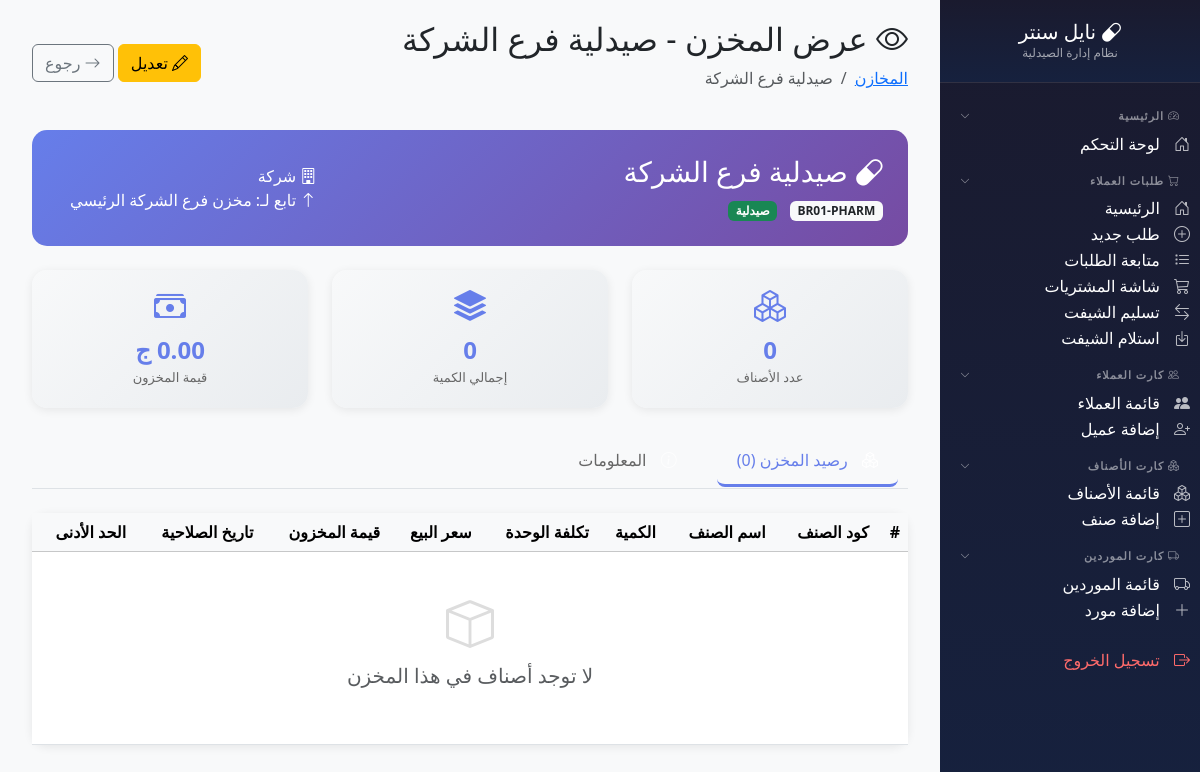
Before: /modules/inventory/stores/view.php?id=6 (signed in) with the older database file.
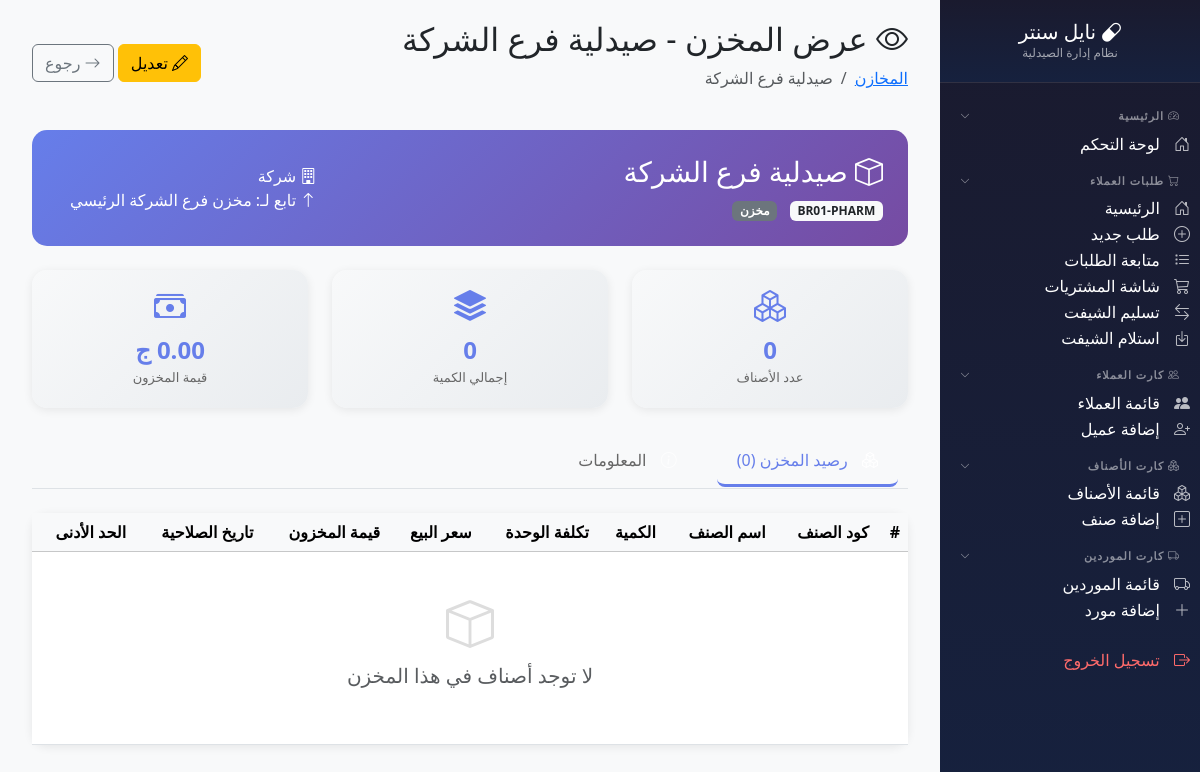
After: the same page with the newer database file.
### tables this page shows
CREATE TABLE `stores` (
  `id` int(11) NOT NULL,
  `store_code` varchar(20) NOT NULL,
  `store_name` varchar(100) NOT NULL,
  `store_type` enum('main','sub') NOT NULL DEFAULT 'sub',
  `store_category` enum('warehouse','pharmacy','expired','damaged','surplus','general') NOT NULL DEFAULT 'general',
  `branch_id` int(11) DEFAULT NULL,
  `parent_store_id` int(11) DEFAULT NULL,
  `is_active` tinyint(1) DEFAULT 1,
  `notes` text DEFAULT NULL,
  `created_by` int(11) DEFAULT NULL,
  `created_at` timestamp NOT NULL DEFAULT current_timestamp(),
  `updated_at` timestamp NOT NULL DEFAULT current_timestamp() ON UPDATE current_timestamp()
);

CREATE TABLE `branches` (
  `id` int(11) NOT NULL,
  `branch_code` varchar(20) NOT NULL,
  `branch_name` varchar(100) NOT NULL,
  `address` varchar(200) DEFAULT NULL,
  `phone` varchar(20) DEFAULT NULL,
  `is_active` tinyint(1) DEFAULT 1,
  `created_at` timestamp NOT NULL DEFAULT current_timestamp()
);

### modules/inventory/stores/view.php (the view, shortened to what the changed rows need)
<?php
$db = getDB();
$store_id = intval($_GET['id'] ?? 0);
$stmt = $db->prepare("
    SELECT s.*, b.branch_name, p.store_name as parent_store_name, p.store_type as parent_type
    FROM stores s
    LEFT JOIN branches b ON s.branch_id = b.id
    LEFT JOIN stores p ON s.parent_store_id = p.id
    WHERE s.id = ?
");
$stmt->execute([$store_id]);
$store = $stmt->fetch();
$type_labels = [
    'central_main' => ['مخزن رئيسي مركزي', 'bi-building', 'primary'],
    'branch_main' => ['مخزن رئيسي فرعي', 'bi-shop', 'info'],
    'sub_store' => ['مخزن فرعي', 'bi-box', 'secondary'],
    'pharmacy' => ['صيدلية', 'bi-capsule', 'success'],
    'warehouse' => ['مستودع', 'bi-box-seam', 'warning'],
    'damaged' => ['مخزن تالف', 'bi-trash', 'danger'],
    'expired' => ['مخزن هالك', 'bi-exclamation-triangle', 'dark']
];
$type_info = $type_labels[$store['store_type']] ?? ['مخزن', 'bi-box', 'secondary'];
$page_title = 'عرض المخزن - ' . $store['store_name'];
?>
<!DOCTYPE html>
<html lang="ar" dir="rtl">
<head>
    <link href="https://cdn.jsdelivr.net/npm/bootstrap@5.3.2/dist/css/bootstrap.rtl.min.css" rel="stylesheet">
    <link href="https://cdn.jsdelivr.net/npm/bootstrap-icons@1.11.1/font/bootstrap-icons.css" rel="stylesheet">
</head>
<body style="margin: 0; padding: 0;">
    <div class="main-content" style="margin-right: 260px; padding: 20px; min-height: 100vh;">
        <div class="container-fluid">
            <div class="d-flex justify-content-between align-items-center mb-4">
                <div>
                    <h2><i class="bi bi-eye"></i> <?= $page_title ?></h2>
                    <nav aria-label="breadcrumb">
                        <ol class="breadcrumb">
                            <li class="breadcrumb-item"><a href="index.php">المخازن</a></li>
                            <li class="breadcrumb-item active"><?= htmlspecialchars($store['store_name']) ?></li>
                        </ol>
                    </nav>
                </div>
            </div>
            <div class="store-header mb-4">
                <div class="row align-items-center">
                    <div class="col-md-8">
                        <h3><i class="bi <?= $type_info[1] ?>"></i> <?= htmlspecialchars($store['store_name']) ?></h3>
                        <div class="mt-2">
                            <span class="badge bg-light text-dark me-2"><?= htmlspecialchars($store['store_code']) ?></span>
                            <span class="badge bg-<?= $type_info[2] ?> me-2"><?= $type_info[0] ?></span>
                        </div>
                    </div>
                    <div class="col-md-4 text-start">
                        <?php if (!empty($store['branch_name'])): ?>
                            <div><i class="bi bi-building"></i> <?= htmlspecialchars($store['branch_name']) ?></div>
                        <?php endif; ?>
                        <?php if (!empty($store['parent_store_name'])): ?>
                            <div><i class="bi bi-arrow-up"></i> تابع لـ: <?= htmlspecialchars($store['parent_store_name']) ?></div>
                        <?php endif; ?>
                    </div>
                </div>
            </div>
            <div class="tab-content" id="storeTabsContent">
                <div class="tab-pane fade show active" id="stock" role="tabpanel">
                    <div class="card">
                        <div class="card-body p-0">
                            <div class="table-responsive">
                                <table class="table table-hover mb-0">
                                    <thead class="table-light">
                                        <tr>
                                            <th>#</th>
                                            <th>كود الصنف</th>
                                            <th>اسم الصنف</th>
                                            <th>الكمية</th>
                                            <th>تكلفة الوحدة</th>
                                            <th>سعر البيع</th>
                                            <th>قيمة المخزون</th>
                                            <th>تاريخ الصلاحية</th>
                                            <th>الحد الأدنى</th>
                                        </tr>
                                    </thead>
                                </table>
                            </div>
                        </div>
                    </div>
                </div>
            </div>
        </div>
    </div>
</body>
</html>

Changed rows visible on the page:
changed stores "عرض المخزن - صيدلية فرع الشركة": store_type "صيدلية" → "مخزن"
